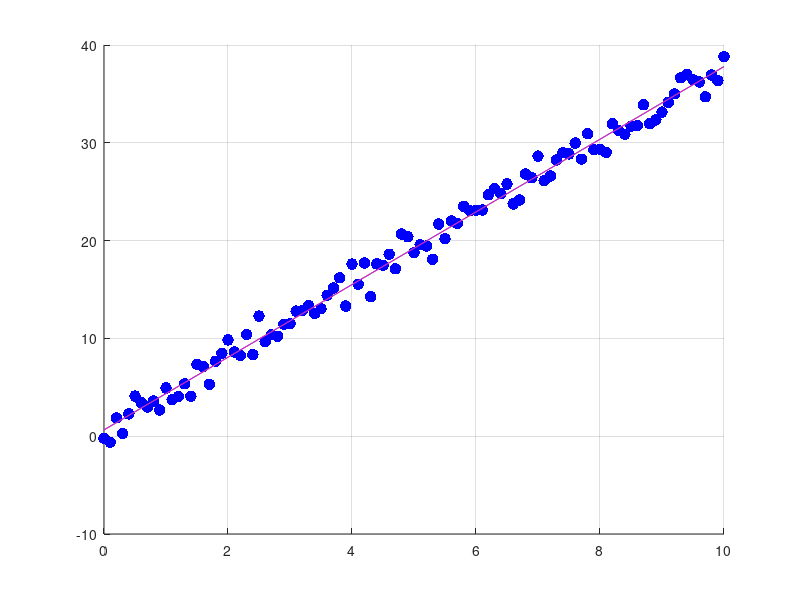

This chart was generated by the following MATLAB code:
% restart
close all; clear all; clc;

sigma = 1;

x_truth = [0.5; 3.7];
a_truth = (0:0.1:10)';
b_truth = x_truth(1) + x_truth(2)*a_truth + sigma*randn(size(a_truth));
data = [a_truth b_truth];

A = [ones(size(data,1),1) data(:,1)];
b = data(:,2);

x_lsq = (A'*A)\(A'*b)

G = eye(2);  %%% CHOICE HERE! %%%
x_tik = (A'*A + G'*G)\(A'*b)

figure;
hold on; grid on;
plot(data(:,1),data(:,2),'b.','MarkerSize',25);
x = data(:,1);
y_lsq = x_lsq(1) + x_lsq(2)*data(:,1);
y_tik = x_tik(1) + x_tik(2)*data(:,1);

plot(x,y_lsq,'-','Color',[0 0.7 0]);
plot(x,y_tik,'m-');
